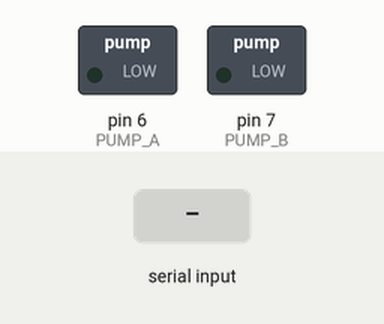
Simulated run of this sketch. Board: Arduino Uno, built with avr-gcc and run on an emulated ATmega328P. On the bench: switched loads named in the sketch (green lamp = pin HIGH). The inputs (shaded band) are chosen by the test bench.

Above: at 1.2 s.
1.3 s: "ON\n" received over Serial
At 2.5 s:
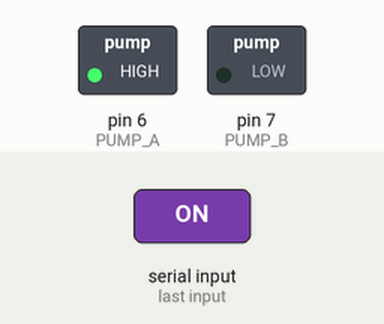
2.8 s: "OFF\n" received over Serial
At 3.7 s:
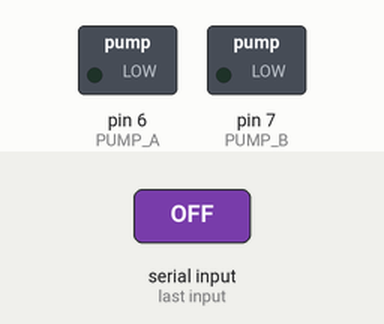
Timing chart, 0 to 5.8 s (numbered marks = the images above; inputs shaded):
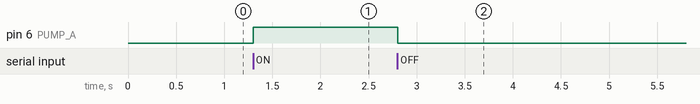

Measured:
- after the input at 1.3 s, pin 6 (PUMP_A): LOW → HIGH at once
- after the input at 2.8 s, pin 6 (PUMP_A): HIGH → LOW at once

The sketch:

nano_waterslave.ino
```cpp
#define PUMP_A 6
#define PUMP_B 7

void setup() {
  pinMode(PUMP_A, OUTPUT);
  pinMode(PUMP_B, OUTPUT);

  digitalWrite(PUMP_A, LOW);
  digitalWrite(PUMP_B, LOW);

  Serial.begin(9600);
}

void loop() {

  if (Serial.available()) {

    String signal = Serial.readStringUntil('\n');
    signal.trim();

    if (signal == "ON") {
      digitalWrite(PUMP_A, HIGH);
      digitalWrite(PUMP_B, LOW);
    }

    else if (signal == "OFF") {
      digitalWrite(PUMP_A, LOW);
      digitalWrite(PUMP_B, LOW);
    }
  }
}
```
